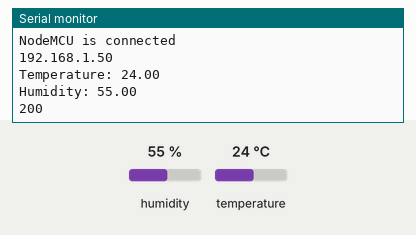
This sketch was run on a simulated ESP8266 (NodeMCU). Shown: the last lines printed to the serial monitor. The test bench sets the inputs (shaded band); at power-on: humidity 55 %, temperature 24 °C. WiFi joins after 1.5 s; servers stay silent unless stated; web services answer with replies made up by the test bench.

Above: at 2.7 s.
2.8 s: humidity set to 22 %
At 6.1 s:
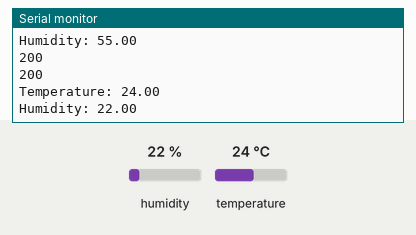
8.1 s: temperature set to 12 °C
At 9.8 s:
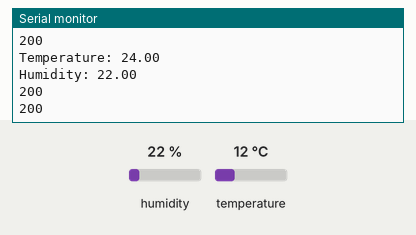
13.4 s: humidity set to 40 %
At 15.3 s:
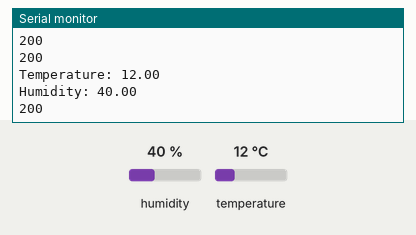
Timing chart, 0 to 16.8 s (numbered marks = the images above; inputs shaded):
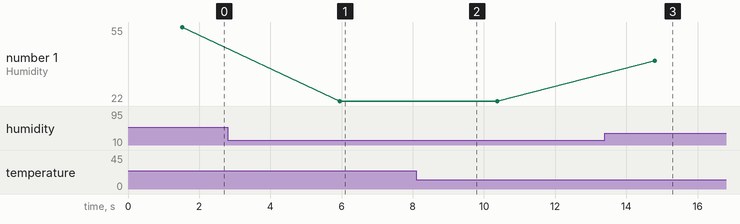

Measured:
- after the input at 2.8 s, the serial monitor: prints a new line after 3.1 s (image 1)
- after the input at 13.4 s, the serial monitor: prints a new line after 1.4 s (image 3)
- plotted number 1: 55 → 22 after the input at 2.8 s, 22 → 40 after the input at 13.4 s

The sketch:

sketch_oct18b.ino
```cpp
#include <ESP8266WiFi.h>
#include <DHT.h>
#include <ESP8266HTTPClient.h>

DHT dht(D5, DHT11);

String host = "api.thingspeak.com";
int httpPort = 80;
String url1 = "/update?api_key=DBVNCPRUTU8ZOF6V&field1=";
String url2 = "/update?api_key=DBVNCPRUTU8ZOF6V&field1=";

HTTPClient http;

void setup() {
  Serial.begin(9600);
  WiFi.begin("WIFI","akash1896");   //if connect to open network ==> WiFi.begin("WIFI");

  while(WiFi.status() != WL_CONNECTED)       //checking wifi connection
  {
      delay(300);
      Serial.print(".");
  }

  Serial.println();                             // after the println line anything prints from a new line in serial moniter
  Serial.println("NodeMCU is connected");
  Serial.println(WiFi.localIP());
  dht.begin();
}

void loop() {
  float t = dht.readTemperature();  //reading the temperature using sensor and saving it in 't' var
  float h = dht.readHumidity(); //reading the humidity using sensor and saving it in 'h' var

  Serial.println("Temperature: " + (String) t); //print temp in serial monitor
  Serial.println("Humidity: " + (String) h);    //print humidity in serial monitor

  String link1 = url1 + (String) t;
  http.begin(host,httpPort,link1);
  int httpCode = http.GET();
  Serial.println(httpCode);
  delay(2000);

  String link2 = url2 + (String) h;
  http.begin(host,httpPort,link2);
  httpCode = http.GET();
  Serial.println(httpCode);
  delay(2000);
}
```
